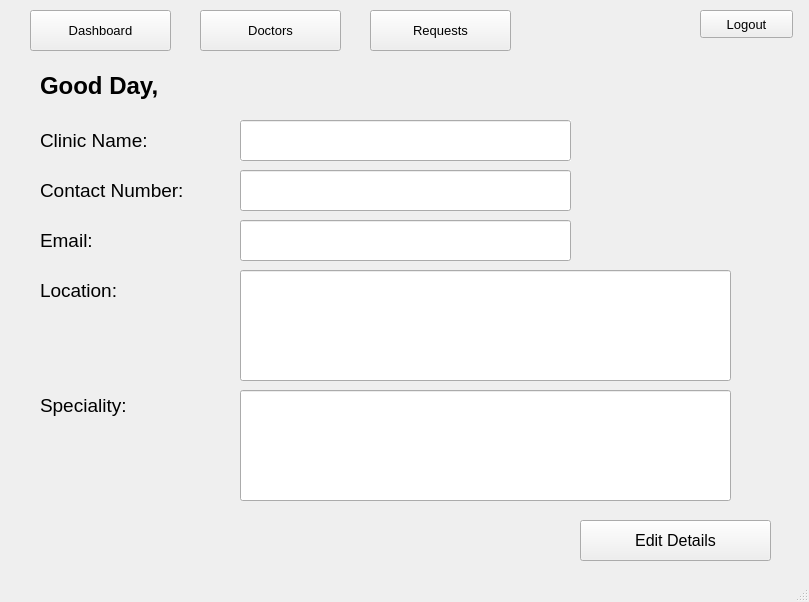
<?xml version="1.0" encoding="UTF-8"?>
<ui version="4.0">
 <class>CinicPage</class>
 <widget class="QMainWindow" name="CinicPage">
  <property name="geometry">
   <rect>
    <x>0</x>
    <y>0</y>
    <width>809</width>
    <height>602</height>
   </rect>
  </property>
  <property name="windowTitle">
   <string>Clnic Main Page</string>
  </property>
  <widget class="QWidget" name="centralwidget">
   <widget class="QLabel" name="label">
    <property name="geometry">
     <rect>
      <x>40</x>
      <y>50</y>
      <width>231</width>
      <height>71</height>
     </rect>
    </property>
    <property name="font">
     <font>
      <pointsize>18</pointsize>
      <weight>75</weight>
      <bold>true</bold>
     </font>
    </property>
    <property name="text">
     <string>Good Day,</string>
    </property>
    <property name="wordWrap">
     <bool>true</bool>
    </property>
   </widget>
   <widget class="QLabel" name="label_2">
    <property name="geometry">
     <rect>
      <x>40</x>
      <y>90</y>
      <width>621</width>
      <height>101</height>
     </rect>
    </property>
    <property name="font">
     <font>
      <pointsize>14</pointsize>
     </font>
    </property>
    <property name="text">
     <string>Clinic Name:</string>
    </property>
   </widget>
   <widget class="QLabel" name="label_3">
    <property name="geometry">
     <rect>
      <x>40</x>
      <y>260</y>
      <width>121</width>
      <height>61</height>
     </rect>
    </property>
    <property name="font">
     <font>
      <pointsize>14</pointsize>
      <strikeout>false</strikeout>
     </font>
    </property>
    <property name="mouseTracking">
     <bool>false</bool>
    </property>
    <property name="focusPolicy">
     <enum>Qt::NoFocus</enum>
    </property>
    <property name="acceptDrops">
     <bool>false</bool>
    </property>
    <property name="autoFillBackground">
     <bool>false</bool>
    </property>
    <property name="text">
     <string>Location:</string>
    </property>
    <property name="scaledContents">
     <bool>false</bool>
    </property>
    <property name="wordWrap">
     <bool>true</bool>
    </property>
   </widget>
   <widget class="QLabel" name="label_4">
    <property name="geometry">
     <rect>
      <x>40</x>
      <y>380</y>
      <width>161</width>
      <height>51</height>
     </rect>
    </property>
    <property name="font">
     <font>
      <pointsize>14</pointsize>
     </font>
    </property>
    <property name="text">
     <string>Speciality: </string>
    </property>
   </widget>
   <widget class="QToolButton" name="EditDetails">
    <property name="geometry">
     <rect>
      <x>580</x>
      <y>520</y>
      <width>191</width>
      <height>41</height>
     </rect>
    </property>
    <property name="font">
     <font>
      <pointsize>12</pointsize>
     </font>
    </property>
    <property name="text">
     <string>Edit Details</string>
    </property>
    <property name="checkable">
     <bool>false</bool>
    </property>
    <property name="popupMode">
     <enum>QToolButton::DelayedPopup</enum>
    </property>
    <property name="toolButtonStyle">
     <enum>Qt::ToolButtonIconOnly</enum>
    </property>
    <property name="autoRaise">
     <bool>false</bool>
    </property>
    <property name="arrowType">
     <enum>Qt::NoArrow</enum>
    </property>
   </widget>
   <widget class="QLabel" name="label_5">
    <property name="geometry">
     <rect>
      <x>40</x>
      <y>170</y>
      <width>221</width>
      <height>41</height>
     </rect>
    </property>
    <property name="font">
     <font>
      <pointsize>14</pointsize>
     </font>
    </property>
    <property name="text">
     <string>Contact Number: </string>
    </property>
   </widget>
   <widget class="QLabel" name="label_6">
    <property name="geometry">
     <rect>
      <x>40</x>
      <y>220</y>
      <width>481</width>
      <height>41</height>
     </rect>
    </property>
    <property name="font">
     <font>
      <pointsize>14</pointsize>
     </font>
    </property>
    <property name="text">
     <string>Email:</string>
    </property>
   </widget>
   <widget class="QLineEdit" name="lineEditContactNumber">
    <property name="geometry">
     <rect>
      <x>240</x>
      <y>170</y>
      <width>331</width>
      <height>41</height>
     </rect>
    </property>
    <property name="font">
     <font>
      <pointsize>12</pointsize>
     </font>
    </property>
    <property name="text">
     <string/>
    </property>
    <property name="readOnly">
     <bool>true</bool>
    </property>
   </widget>
   <widget class="QLineEdit" name="lineEditClinicName">
    <property name="geometry">
     <rect>
      <x>240</x>
      <y>120</y>
      <width>331</width>
      <height>41</height>
     </rect>
    </property>
    <property name="font">
     <font>
      <pointsize>12</pointsize>
     </font>
    </property>
    <property name="autoFillBackground">
     <bool>true</bool>
    </property>
    <property name="text">
     <string/>
    </property>
    <property name="readOnly">
     <bool>true</bool>
    </property>
   </widget>
   <widget class="QLineEdit" name="lineEditEmail">
    <property name="geometry">
     <rect>
      <x>240</x>
      <y>220</y>
      <width>331</width>
      <height>41</height>
     </rect>
    </property>
    <property name="font">
     <font>
      <pointsize>12</pointsize>
     </font>
    </property>
    <property name="text">
     <string/>
    </property>
    <property name="readOnly">
     <bool>true</bool>
    </property>
   </widget>
   <widget class="QLineEdit" name="lineEditLocation">
    <property name="geometry">
     <rect>
      <x>240</x>
      <y>270</y>
      <width>491</width>
      <height>111</height>
     </rect>
    </property>
    <property name="font">
     <font>
      <pointsize>12</pointsize>
     </font>
    </property>
    <property name="text">
     <string/>
    </property>
    <property name="readOnly">
     <bool>true</bool>
    </property>
   </widget>
   <widget class="QLineEdit" name="lineEditSpeciality">
    <property name="geometry">
     <rect>
      <x>240</x>
      <y>390</y>
      <width>491</width>
      <height>111</height>
     </rect>
    </property>
    <property name="font">
     <font>
      <pointsize>12</pointsize>
     </font>
    </property>
    <property name="text">
     <string/>
    </property>
    <property name="readOnly">
     <bool>true</bool>
    </property>
   </widget>
   <widget class="QPushButton" name="DoctorsButton">
    <property name="geometry">
     <rect>
      <x>200</x>
      <y>10</y>
      <width>141</width>
      <height>41</height>
     </rect>
    </property>
    <property name="font">
     <font>
      <pointsize>10</pointsize>
     </font>
    </property>
    <property name="text">
     <string>Doctors</string>
    </property>
   </widget>
   <widget class="QPushButton" name="DashboardButton">
    <property name="geometry">
     <rect>
      <x>30</x>
      <y>10</y>
      <width>141</width>
      <height>41</height>
     </rect>
    </property>
    <property name="font">
     <font>
      <pointsize>10</pointsize>
     </font>
    </property>
    <property name="text">
     <string>Dashboard</string>
    </property>
   </widget>
   <widget class="QPushButton" name="RequestsButton">
    <property name="geometry">
     <rect>
      <x>370</x>
      <y>10</y>
      <width>141</width>
      <height>41</height>
     </rect>
    </property>
    <property name="font">
     <font>
      <pointsize>10</pointsize>
     </font>
    </property>
    <property name="text">
     <string>Requests</string>
    </property>
   </widget>
   <widget class="QPushButton" name="LogoutButton">
    <property name="geometry">
     <rect>
      <x>700</x>
      <y>10</y>
      <width>93</width>
      <height>28</height>
     </rect>
    </property>
    <property name="font">
     <font>
      <pointsize>10</pointsize>
     </font>
    </property>
    <property name="text">
     <string>Logout</string>
    </property>
   </widget>
  </widget>
  <widget class="QStatusBar" name="statusbar"/>
 </widget>
 <resources/>
 <connections/>
</ui>
